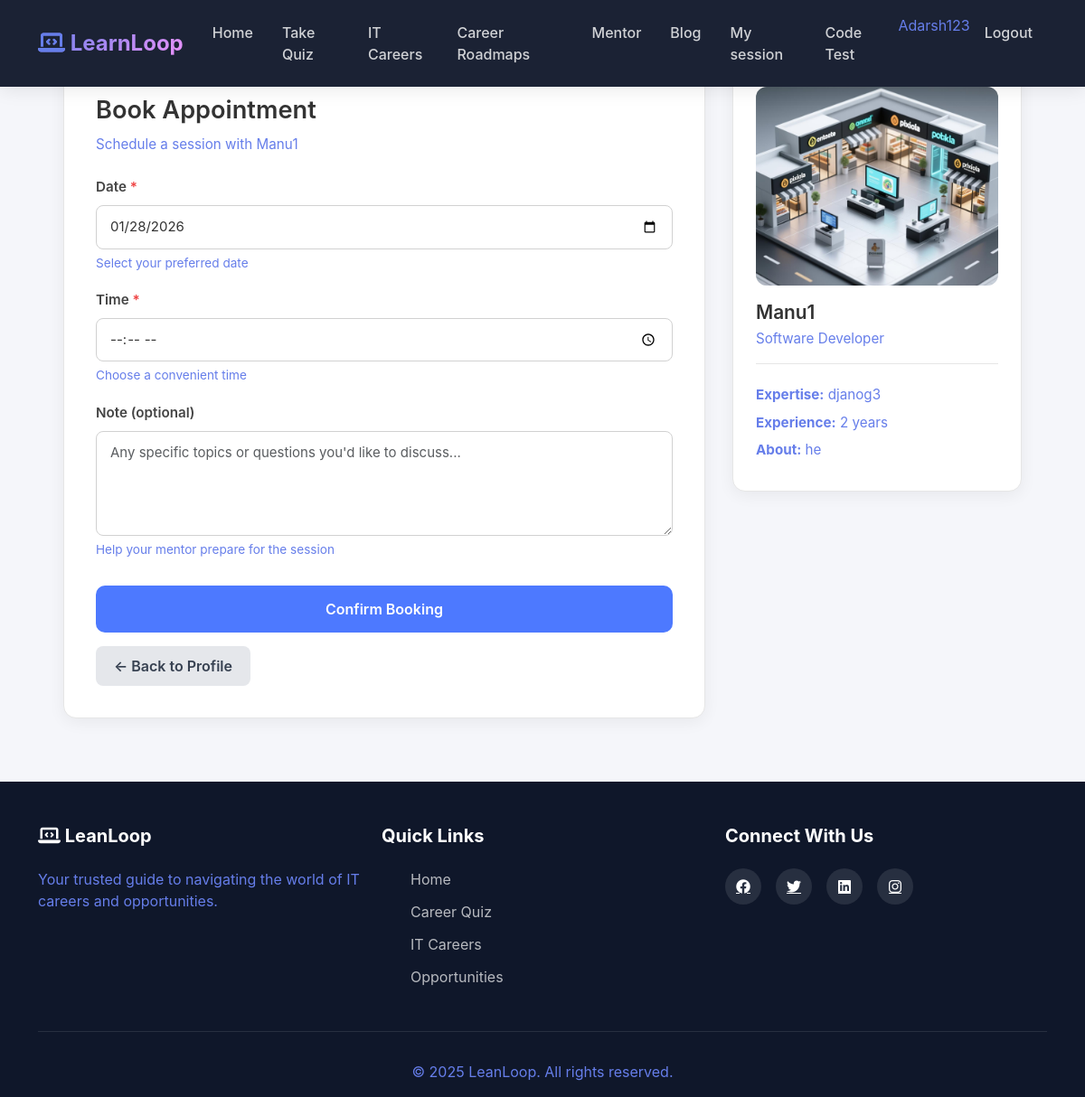
/mentor/book/33/ (signed in), run on the app's committed database.
### accounts/models.py (models this page shows, shortened)
class CustomUser(AbstractUser):
    ROLE_CHOICES = (
        ('user', 'User'),
        ('mentor', 'Mentor'),
        ('Admin', 'Admin'),
    )
    role = models.CharField(
        max_length=10,
        choices=ROLE_CHOICES,
        default='user'
    )
    phone_regex = RegexValidator(
    regex=r'^[9876]\d{9}$',
    message="Phone number must be a 10-digit number and start with 9, 8, 7, or 6."
    )
    phone_number = models.CharField(
        max_length=10,
        blank=True,
        null=True,
        validators=[phone_regex],
        unique=True,
        help_text='Enter 10 digit phone number'
    )
    previous_experience = models.BooleanField(blank=True, null=True)
    is_approved=models.BooleanField(default=False)
    gender = models.CharField(
        max_length=20,
        choices=[
            ('male', 'Male'),
            ('female', 'Female'),
            ('other', 'Other'),
            ('prefer_not_to_say', 'Prefer not to say'),
        ],
        blank=True
    )
    profile_photo = models.ImageField(upload_to='mentor_photos/', blank=False, null=True)
    profession = models.CharField(max_length=100, blank=False, null=True)
    experience_years = models.PositiveIntegerField(
        null=True,
        blank=False
    )
    expertise = models.CharField(
        blank=False,
        null=True,
        max_length=100,
    )
    bio = models.CharField(
        blank=False,
        null=True,
    )
    linkedin = models.URLField(blank=True, null=True)
    portfolio = models.URLField(blank=True, null=True)
    available_days = models.JSONField(default=list)  # ["mon", "wed", "fri"]
    available_from = models.TimeField(default="09:00")
    available_to = models.TimeField(default="17:00")
    session_duration = models.CharField(
        max_length=10,
        choices=[
            ('30', '30 Minutes'),
            ('60', '60 Minutes'),
        ],null=True, blank=False
    )
    intro_video = models.FileField(upload_to="mentor_videos/", blank=True, null=True)
    created_at = models.DateTimeField(
        auto_now_add=True,
        null=True
    )

### mentor/views.py (the view, shortened to what this page needs)
# urls.py: path('book/<int:id>/', views.book_session, name='book_session'),  # UPDATED
@login_required
def book_session(request, id):
    mentor = get_object_or_404(CustomUser, id=id, role='mentor', is_approved=True)
    if request.user == mentor:
        messages.error(request, "⛔ You cannot book a session with yourself.")
        return redirect('mentor_detail', id=mentor.id)
    try:
        mentor_profile = MentorProfile.objects.get(user=mentor)
    except MentorProfile.DoesNotExist:
        mentor_profile = None
    context = {
        'mentor': mentor,
        'mentor_profile': mentor_profile,
        'today': timezone.now().date().isoformat(),
    }
    return render(request, 'book_appointments.html', context)

### mentor/templates/book_appointments.html (shortened to what this page needs)
{% extends 'dashboard/userbase.html' %}
{% block content %}
<div class="booking-wrapper">
    <div class="row-flex">
        <div class="booking-card">
            <h3 class="booking-title">Book Appointment</h3>
            <p class="booking-subtitle">Schedule a session with {{ mentor.username }}</p>
            <form method="POST">
                <div class="form-group">
                    <label for="date">Date <span class="required">*</span></label>
                    <input type="date" id="date" name="date" class="form-control" required>
                    <p class="help-text">Select your preferred date</p>
                </div>
                <div class="form-group">
                    <label for="time">Time <span class="required">*</span></label>
                    <input type="time" id="time" name="time" class="form-control" required>
                    <p class="help-text">Choose a convenient time</p>
                </div>
                <div class="form-group">
                    <label for="note">Note (optional)</label>
                    <textarea id="note" name="note" class="form-control" rows="4" placeholder="Any specific topics or questions you'd like to discuss..."></textarea>
                    <p class="help-text">Help your mentor prepare for the session</p>
                </div>
                <button type="submit" class="btn-submit">Confirm Booking</button>
                <a href="{% url 'mentor_detail' mentor.id %}" class="btn-back">← Back to Profile</a>
            </form>
        </div>
        <div class="mentor-card">
            <div class="mentor-photo">
                {% if mentor.profile_photo %}
                <img src="{{ mentor.profile_photo.url }}" alt="{{ mentor.username }}">
                {% else %}
                <div class="placeholder-avatar">{{ mentor.username.0|upper }}</div>
                {% endif %}
            </div>
            <h4 class="mentor-name">{{ mentor.username }}</h4>
            <p class="mentor-profession">{{ mentor.profession|default:"Professional Mentor" }}</p>
            <div class="mentor-meta">
                <p><strong>Expertise:</strong> {{ mentor.expertise|default:"Various technologies" }}</p>
                <p><strong>Experience:</strong> {{ mentor.experience_years|default:"5+" }} years</p>
                {% if mentor.bio %}
                <p><strong>About:</strong> {{ mentor.bio|truncatewords:20 }}</p>
                {% endif %}
            </div>
        </div>
    </div>
</div>
{% endblock %}

### accounts/templates/dashboard/userbase.html (shortened to what this page needs)
{% load static %}
<!DOCTYPE html>
<html lang="en">
<head>
    <link href="https://cdn.jsdelivr.net/npm/bootstrap@5.3.0/dist/css/bootstrap.min.css" rel="stylesheet">
    <link rel="stylesheet" href="https://cdnjs.cloudflare.com/ajax/libs/font-awesome/6.4.0/css/all.min.css">
    <link rel="stylesheet" href="{% static 'css/userpage.css' %}">
</head>
<body>
<nav class="navbar navbar-expand-lg navbar-dark fixed-top">
    <div class="container">
        <a class="navbar-brand" href="#">
            <i class="fas fa-laptop-code"></i> LearnLoop
        </a>
        <div class="collapse navbar-collapse" id="navbarNav">
            <ul class="navbar-nav ms-auto">
                <li class="nav-item"><a class="nav-link" href="{% url 'user_dashboard' %}">Home</a></li>
                <li class="nav-item"><a class="nav-link" href="#questionnaire">Take Quiz</a></li>
                <li class="nav-item"><a class="nav-link" href="#careers">IT Careers</a></li>
                <li class="nav-item"><a class="nav-link" href="{% url 'careers' %}">Career Roadmaps</a></li>
                <li class="nav-item"><a class="nav-link" href="{% url 'mentor_list' %}">Mentor</a></li>
                <li class="nav-item"><a class="nav-link" href="{% url 'blog_list' %}">Blog</a></li>
                 <li class="nav-item"><a class="nav-link" href="{% url 'user_sessions' %}">My session</a></li>
                 <li class="nav-item"><a class="nav-link" href="{% url 'codearena' %}">Code Test</a></li>
                <li class="nav-item"><p>{{ request.user.username }}</p></li>
                <li class="nav-item"><a class="nav-link" href="{% url 'logout' %}">Logout</a></li>
            </ul>
        </div>
    </div>
</nav>
{% block content %}
{% endblock %}
    <footer class="footer">
        <div class="container">
            <div class="row">
                <div class="col-lg-4">
                    <h5><i class="fas fa-laptop-code"></i> LeanLoop</h5>
                    <p>Your trusted guide to navigating the world of IT careers and opportunities.</p>
                </div>
                <div class="col-lg-4">
                    <h5>Quick Links</h5>
                    <ul class="footer-links">
                        <li><a href="#home">Home</a></li>
                        <li><a href="#questionnaire">Career Quiz</a></li>
                        <li><a href="#careers">IT Careers</a></li>
                        <li><a href="#opportunities">Opportunities</a></li>
                    </ul>
                </div>
                <div class="col-lg-4">
                    <h5>Connect With Us</h5>
                    <div class="social-links">
                        <a href="#"><i class="fab fa-facebook"></i></a>
                        <a href="#"><i class="fab fa-twitter"></i></a>
                        <a href="#"><i class="fab fa-linkedin"></i></a>
                        <a href="#"><i class="fab fa-instagram"></i></a>
                    </div>
                </div>
            </div>
            <div class="footer-bottom">
                <p>&copy; 2025 LeanLoop. All rights reserved.</p>
            </div>
        </div>
    </footer>
</body>
</html>

### static/css/userpage.css (style rules this page uses)
* { margin: 0; padding: 0; box-sizing: border-box; }
:root { --primary-color: #667eea; --secondary-color: #764ba2; --accent-color: #f093fb; --dark-bg: #0f172a; --light-bg: #f8f9fa; --text-dark: #1e293b; --text-light: #ffffff; --card-bg: #ffffff; --shadow: 0 10px 30px rgba(0, 0, 0, 0.1); --shadow-hover: 0 20px 60px rgba(0, 0, 0, 0.2); }
body { font-family: 'Poppins', sans-serif; color: var(--text-dark); overflow-x: hidden; background: var(--light-bg); }
html { scroll-behavior: smooth; }
.navbar { background: rgba(15, 23, 42, 0.95); backdrop-filter: blur(10px); padding: 1rem 0; transition: all 0.3s ease; box-shadow: 0 2px 20px rgba(0, 0, 0, 0.1); }
.navbar-brand { font-weight: 700; font-size: 1.5rem; background: linear-gradient(135deg, var(--primary-color), var(--accent-color)); -webkit-background-clip: text; -webkit-text-fill-color: transparent; background-clip: text; }
.navbar-brand i,p { -webkit-text-fill-color: var(--primary-color); }
.nav-link { color: rgba(255, 255, 255, 0.8) !important; font-weight: 500; margin: 0 0.5rem; transition: all 0.3s ease; position: relative; }
.nav-link::after { content: ''; position: absolute; bottom: -5px; left: 50%; width: 0; height: 2px; background: linear-gradient(135deg, var(--primary-color), var(--accent-color)); transition: all 0.3s ease; transform: translateX(-50%); }
.footer { background: var(--dark-bg); color: var(--text-light); padding: 3rem 0 1rem; }
.footer h5 { font-weight: 700; margin-bottom: 1.5rem; }
.footer-links { list-style: none; }
.footer-links li { margin-bottom: 0.75rem; }
.footer-links a { color: rgba(255, 255, 255, 0.7); text-decoration: none; transition: all 0.3s ease; }
.social-links { display: flex; gap: 1rem; }
.social-links a { width: 40px; height: 40px; background: rgba(255, 255, 255, 0.1); border-radius: 50%; display: flex; align-items: center; justify-content: center; color: var(--text-light); transition: all 0.3s ease; }
.footer-bottom { text-align: center; margin-top: 2rem; padding-top: 2rem; border-top: 1px solid rgba(255, 255, 255, 0.1); }
.footer-bottom p { color: rgba(255, 255, 255, 0.5); margin: 0; }

### mentor/templates/book_appointments.html (style rules this page uses)
body { background: #f5f6fa; font-family: "Inter", sans-serif; min-height: 100vh; }
.booking-wrapper { max-width: 1100px; margin: 50px auto; padding: 20px; }
.row-flex { display: flex; gap: 30px; flex-wrap: wrap; }
.booking-card { flex: 1; min-width: 330px; background: #ffffff; border-radius: 14px; padding: 35px; box-shadow: 0 4px 18px rgba(0,0,0,0.06); border: 1px solid #e6e6e6; animation: fadeIn .4s ease; }
.booking-title { font-size: 1.7rem; font-weight: 600; margin-bottom: 10px; color: #333; }
.booking-subtitle { font-size: 0.95rem; color: #666; margin-bottom: 25px; }
.form-group { margin-bottom: 20px; }
label { font-weight: 600; color: #444; margin-bottom: 8px; display: block; font-size: 0.95rem; }
.required { color: #ef4444; }
.form-control { width: 100%; padding: 12px 15px; border-radius: 8px; border: 1px solid #d1d1d1; background: #fff; color: #333; font-size: 15px; font-family: inherit; transition: all 0.2s ease; }
textarea.form-control { resize: vertical; min-height: 80px; }
.help-text { font-size: 0.85rem; color: #999; margin-top: 5px; }
.btn-submit { width: 100%; padding: 14px; background: #4d79ff; color: #fff; border: none; border-radius: 10px; font-size: 16px; font-weight: 600; transition: .2s ease; cursor: pointer; margin-top: 10px; }
.btn-back { display: inline-block; padding: 10px 20px; background: #e5e7eb; color: #374151; text-decoration: none; border-radius: 8px; font-weight: 600; transition: 0.2s ease; margin-top: 15px; }
.mentor-card { width: 320px; background: #ffffff; border-radius: 14px; padding: 25px; box-shadow: 0 4px 18px rgba(0,0,0,0.06); border: 1px solid #e6e6e6; height: fit-content; animation: fadeIn .5s ease; }
.mentor-photo { width: 100%; height: 220px; border-radius: 12px; overflow: hidden; margin-bottom: 18px; background: #f3f4f6; }
.mentor-photo img { width: 100%; height: 100%; object-fit: cover; }
.mentor-name { font-size: 1.3rem; font-weight: 600; color: #333; margin-bottom: 5px; }
.mentor-profession { font-size: 0.95rem; color: #666; margin-bottom: 15px; }
.mentor-meta { border-top: 1px solid #e6e6e6; padding-top: 15px; }
.mentor-meta p { margin: 8px 0; font-size: 0.95rem; color: #555; line-height: 1.5; }

### data on the page
CustomUser: user.username "Adarsh123"
CustomUser: username "Manu1", profile_photo (picture), profession "Software Developer", expertise "djanog3", experience_years "2", bio "he"
